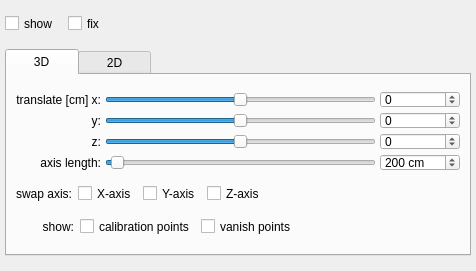
<?xml version="1.0" encoding="UTF-8"?>
<ui version="4.0">
 <class>CoordinateSystemBox</class>
 <widget class="QWidget" name="CoordinateSystemBox">
  <property name="geometry">
   <rect>
    <x>0</x>
    <y>0</y>
    <width>476</width>
    <height>271</height>
   </rect>
  </property>
  <property name="sizePolicy">
   <sizepolicy hsizetype="Expanding" vsizetype="Minimum">
    <horstretch>0</horstretch>
    <verstretch>0</verstretch>
   </sizepolicy>
  </property>
  <property name="minimumSize">
   <size>
    <width>300</width>
    <height>271</height>
   </size>
  </property>
  <property name="maximumSize">
   <size>
    <width>16777215</width>
    <height>16777215</height>
   </size>
  </property>
  <property name="focusPolicy">
   <enum>Qt::TabFocus</enum>
  </property>
  <layout class="QVBoxLayout" name="verticalLayout_14">
   <property name="leftMargin">
    <number>5</number>
   </property>
   <property name="topMargin">
    <number>5</number>
   </property>
   <property name="rightMargin">
    <number>5</number>
   </property>
   <property name="bottomMargin">
    <number>5</number>
   </property>
   <item>
    <layout class="QGridLayout" name="gridLayout_7" columnstretch="0,0,1">
     <item row="0" column="0">
      <widget class="QCheckBox" name="coordShow">
       <property name="minimumSize">
        <size>
         <width>57</width>
         <height>17</height>
        </size>
       </property>
       <property name="maximumSize">
        <size>
         <width>16777215</width>
         <height>17</height>
        </size>
       </property>
       <property name="toolTip">
        <string>Show the coordinate system.</string>
       </property>
       <property name="text">
        <string>show</string>
       </property>
      </widget>
     </item>
     <item row="0" column="1">
      <widget class="QCheckBox" name="coordFix">
       <property name="minimumSize">
        <size>
         <width>0</width>
         <height>17</height>
        </size>
       </property>
       <property name="maximumSize">
        <size>
         <width>16777215</width>
         <height>17</height>
        </size>
       </property>
       <property name="toolTip">
        <string>Fix the coordinate system</string>
       </property>
       <property name="text">
        <string>fix</string>
       </property>
      </widget>
     </item>
     <item row="0" column="2">
      <spacer name="horizontalSpacer_9">
       <property name="orientation">
        <enum>Qt::Horizontal</enum>
       </property>
       <property name="sizeHint" stdset="0">
        <size>
         <width>40</width>
         <height>20</height>
        </size>
       </property>
      </spacer>
     </item>
    </layout>
   </item>
   <item>
    <widget class="QTabWidget" name="coordTab">
     <property name="sizePolicy">
      <sizepolicy hsizetype="Expanding" vsizetype="Fixed">
       <horstretch>0</horstretch>
       <verstretch>0</verstretch>
      </sizepolicy>
     </property>
     <property name="focusPolicy">
      <enum>Qt::StrongFocus</enum>
     </property>
     <property name="layoutDirection">
      <enum>Qt::LeftToRight</enum>
     </property>
     <property name="tabPosition">
      <enum>QTabWidget::North</enum>
     </property>
     <property name="tabShape">
      <enum>QTabWidget::Rounded</enum>
     </property>
     <property name="currentIndex">
      <number>0</number>
     </property>
     <property name="elideMode">
      <enum>Qt::ElideNone</enum>
     </property>
     <property name="usesScrollButtons">
      <bool>true</bool>
     </property>
     <property name="tabsClosable">
      <bool>false</bool>
     </property>
     <widget class="QWidget" name="coordTab3D">
      <attribute name="title">
       <string>     3D     </string>
      </attribute>
      <attribute name="toolTip">
       <string>Select for 3D coordinatesystem</string>
      </attribute>
      <layout class="QVBoxLayout" name="verticalLayout_5">
       <item>
        <layout class="QGridLayout" name="gridLayout_5">
         <property name="spacing">
          <number>4</number>
         </property>
         <item row="0" column="2">
          <widget class="PSpinBox" name="coord3DTransX_spin">
           <property name="minimumSize">
            <size>
             <width>0</width>
             <height>17</height>
            </size>
           </property>
           <property name="maximumSize">
            <size>
             <width>16777215</width>
             <height>17</height>
            </size>
           </property>
           <property name="toolTip">
            <string>Translate the coordinate system in x-direction.</string>
           </property>
           <property name="minimum">
            <number>-10000</number>
           </property>
           <property name="maximum">
            <number>10000</number>
           </property>
          </widget>
         </item>
         <item row="2" column="2">
          <widget class="PSpinBox" name="coord3DTransZ_spin">
           <property name="minimumSize">
            <size>
             <width>0</width>
             <height>17</height>
            </size>
           </property>
           <property name="maximumSize">
            <size>
             <width>16777215</width>
             <height>17</height>
            </size>
           </property>
           <property name="toolTip">
            <string>2D: Rotate the coordinate system clockwise. 3D: Translate the coordinate system in z-direction.</string>
           </property>
           <property name="minimum">
            <number>-10000</number>
           </property>
           <property name="maximum">
            <number>10000</number>
           </property>
          </widget>
         </item>
         <item row="1" column="2">
          <widget class="PSpinBox" name="coord3DTransY_spin">
           <property name="minimumSize">
            <size>
             <width>0</width>
             <height>17</height>
            </size>
           </property>
           <property name="maximumSize">
            <size>
             <width>16777215</width>
             <height>17</height>
            </size>
           </property>
           <property name="toolTip">
            <string>Translate the coordinate system in y-direction.</string>
           </property>
           <property name="minimum">
            <number>-10000</number>
           </property>
           <property name="maximum">
            <number>10000</number>
           </property>
          </widget>
         </item>
         <item row="2" column="1">
          <widget class="PSlider" name="coord3DTransZ">
           <property name="minimumSize">
            <size>
             <width>0</width>
             <height>17</height>
            </size>
           </property>
           <property name="maximumSize">
            <size>
             <width>16777215</width>
             <height>17</height>
            </size>
           </property>
           <property name="toolTip">
            <string>2D: Rotate the coordinate system clockwise. 3D: Translate the coordinate system in z-direction.</string>
           </property>
           <property name="minimum">
            <number>-10000</number>
           </property>
           <property name="maximum">
            <number>10000</number>
           </property>
           <property name="pageStep">
            <number>10</number>
           </property>
           <property name="sliderPosition">
            <number>0</number>
           </property>
           <property name="orientation">
            <enum>Qt::Horizontal</enum>
           </property>
          </widget>
         </item>
         <item row="0" column="1">
          <widget class="PSlider" name="coord3DTransX">
           <property name="sizePolicy">
            <sizepolicy hsizetype="Expanding" vsizetype="Fixed">
             <horstretch>0</horstretch>
             <verstretch>0</verstretch>
            </sizepolicy>
           </property>
           <property name="minimumSize">
            <size>
             <width>50</width>
             <height>17</height>
            </size>
           </property>
           <property name="maximumSize">
            <size>
             <width>16777215</width>
             <height>17</height>
            </size>
           </property>
           <property name="toolTip">
            <string>Translate the coordinate system in x-direction.</string>
           </property>
           <property name="minimum">
            <number>-10000</number>
           </property>
           <property name="maximum">
            <number>10000</number>
           </property>
           <property name="pageStep">
            <number>10</number>
           </property>
           <property name="value">
            <number>0</number>
           </property>
           <property name="sliderPosition">
            <number>0</number>
           </property>
           <property name="orientation">
            <enum>Qt::Horizontal</enum>
           </property>
          </widget>
         </item>
         <item row="1" column="1">
          <widget class="PSlider" name="coord3DTransY">
           <property name="minimumSize">
            <size>
             <width>0</width>
             <height>17</height>
            </size>
           </property>
           <property name="maximumSize">
            <size>
             <width>16777215</width>
             <height>17</height>
            </size>
           </property>
           <property name="toolTip">
            <string>Translate the coordinate system in y-direction.</string>
           </property>
           <property name="minimum">
            <number>-10000</number>
           </property>
           <property name="maximum">
            <number>10000</number>
           </property>
           <property name="value">
            <number>0</number>
           </property>
           <property name="sliderPosition">
            <number>0</number>
           </property>
           <property name="orientation">
            <enum>Qt::Horizontal</enum>
           </property>
          </widget>
         </item>
         <item row="2" column="0">
          <widget class="QLabel" name="label_57">
           <property name="toolTip">
            <string>2D: Rotate the coordinate system clockwise. 3D: Translate the coordinate system in z-direction.</string>
           </property>
           <property name="text">
            <string>z:</string>
           </property>
           <property name="alignment">
            <set>Qt::AlignRight|Qt::AlignTrailing|Qt::AlignVCenter</set>
           </property>
          </widget>
         </item>
         <item row="3" column="0">
          <widget class="QLabel" name="label_56">
           <property name="toolTip">
            <string>Scale the coordinate system.</string>
           </property>
           <property name="text">
            <string>axis length:</string>
           </property>
           <property name="alignment">
            <set>Qt::AlignRight|Qt::AlignTrailing|Qt::AlignVCenter</set>
           </property>
          </widget>
         </item>
         <item row="1" column="0">
          <widget class="QLabel" name="label_55">
           <property name="toolTip">
            <string>Translate the coordinate system in y-direction.</string>
           </property>
           <property name="text">
            <string>y:</string>
           </property>
           <property name="alignment">
            <set>Qt::AlignRight|Qt::AlignTrailing|Qt::AlignVCenter</set>
           </property>
          </widget>
         </item>
         <item row="0" column="0">
          <widget class="QLabel" name="label_54">
           <property name="toolTip">
            <string>Translate the coordinate system in x-direction.</string>
           </property>
           <property name="text">
            <string>translate [cm] x:</string>
           </property>
           <property name="alignment">
            <set>Qt::AlignRight|Qt::AlignTrailing|Qt::AlignVCenter</set>
           </property>
          </widget>
         </item>
         <item row="3" column="2">
          <widget class="PSpinBox" name="coord3DAxeLen_spin">
           <property name="minimumSize">
            <size>
             <width>0</width>
             <height>17</height>
            </size>
           </property>
           <property name="maximumSize">
            <size>
             <width>16777215</width>
             <height>17</height>
            </size>
           </property>
           <property name="toolTip">
            <string>Scale the coordinate system.</string>
           </property>
           <property name="suffix">
            <string> cm</string>
           </property>
           <property name="minimum">
            <number>1</number>
           </property>
           <property name="maximum">
            <number>10000</number>
           </property>
           <property name="value">
            <number>200</number>
           </property>
          </widget>
         </item>
         <item row="3" column="1">
          <widget class="PSlider" name="coord3DAxeLen">
           <property name="minimumSize">
            <size>
             <width>0</width>
             <height>17</height>
            </size>
           </property>
           <property name="maximumSize">
            <size>
             <width>16777215</width>
             <height>17</height>
            </size>
           </property>
           <property name="toolTip">
            <string>Scale the coordinate system.</string>
           </property>
           <property name="minimum">
            <number>1</number>
           </property>
           <property name="maximum">
            <number>10000</number>
           </property>
           <property name="value">
            <number>200</number>
           </property>
           <property name="sliderPosition">
            <number>200</number>
           </property>
           <property name="orientation">
            <enum>Qt::Horizontal</enum>
           </property>
          </widget>
         </item>
        </layout>
       </item>
       <item>
        <layout class="QHBoxLayout" name="horizontalLayout_6">
         <item>
          <widget class="QLabel" name="label_60">
           <property name="toolTip">
            <string>Translate the coordinate system in x-direction.</string>
           </property>
           <property name="text">
            <string>swap axis:</string>
           </property>
           <property name="alignment">
            <set>Qt::AlignRight|Qt::AlignTrailing|Qt::AlignVCenter</set>
           </property>
          </widget>
         </item>
         <item>
          <widget class="QCheckBox" name="coord3DSwapX">
           <property name="minimumSize">
            <size>
             <width>0</width>
             <height>17</height>
            </size>
           </property>
           <property name="maximumSize">
            <size>
             <width>16777215</width>
             <height>17</height>
            </size>
           </property>
           <property name="text">
            <string>X-axis</string>
           </property>
          </widget>
         </item>
         <item>
          <widget class="QCheckBox" name="coord3DSwapY">
           <property name="minimumSize">
            <size>
             <width>0</width>
             <height>17</height>
            </size>
           </property>
           <property name="maximumSize">
            <size>
             <width>16777215</width>
             <height>17</height>
            </size>
           </property>
           <property name="text">
            <string>Y-axis</string>
           </property>
          </widget>
         </item>
         <item>
          <widget class="QCheckBox" name="coord3DSwapZ">
           <property name="minimumSize">
            <size>
             <width>0</width>
             <height>17</height>
            </size>
           </property>
           <property name="maximumSize">
            <size>
             <width>16777215</width>
             <height>17</height>
            </size>
           </property>
           <property name="text">
            <string>Z-axis</string>
           </property>
          </widget>
         </item>
         <item>
          <spacer name="horizontalSpacer_5">
           <property name="orientation">
            <enum>Qt::Horizontal</enum>
           </property>
           <property name="sizeHint" stdset="0">
            <size>
             <width>40</width>
             <height>20</height>
            </size>
           </property>
          </spacer>
         </item>
        </layout>
       </item>
       <item>
        <layout class="QHBoxLayout" name="horizontalLayout_7">
         <item>
          <widget class="QLabel" name="label_61">
           <property name="toolTip">
            <string>Translate the coordinate system in x-direction.</string>
           </property>
           <property name="text">
            <string>        show:</string>
           </property>
           <property name="alignment">
            <set>Qt::AlignRight|Qt::AlignTrailing|Qt::AlignVCenter</set>
           </property>
          </widget>
         </item>
         <item>
          <widget class="QCheckBox" name="extCalibPointsShow">
           <property name="minimumSize">
            <size>
             <width>0</width>
             <height>17</height>
            </size>
           </property>
           <property name="maximumSize">
            <size>
             <width>16777215</width>
             <height>17</height>
            </size>
           </property>
           <property name="text">
            <string>calibration points</string>
           </property>
          </widget>
         </item>
         <item>
          <widget class="QCheckBox" name="extVanishPointsShow">
           <property name="minimumSize">
            <size>
             <width>0</width>
             <height>17</height>
            </size>
           </property>
           <property name="maximumSize">
            <size>
             <width>16777215</width>
             <height>17</height>
            </size>
           </property>
           <property name="text">
            <string>vanish points</string>
           </property>
          </widget>
         </item>
         <item>
          <spacer name="horizontalSpacer_6">
           <property name="orientation">
            <enum>Qt::Horizontal</enum>
           </property>
           <property name="sizeHint" stdset="0">
            <size>
             <width>40</width>
             <height>20</height>
            </size>
           </property>
          </spacer>
         </item>
        </layout>
       </item>
      </layout>
     </widget>
     <widget class="QWidget" name="coordTab2D">
      <attribute name="title">
       <string>     2D     </string>
      </attribute>
      <attribute name="toolTip">
       <string>Select for 2D coordinatesystem</string>
      </attribute>
      <layout class="QVBoxLayout" name="verticalLayout_4">
       <item>
        <layout class="QGridLayout" name="_2">
         <property name="leftMargin">
          <number>0</number>
         </property>
         <property name="topMargin">
          <number>0</number>
         </property>
         <property name="rightMargin">
          <number>0</number>
         </property>
         <property name="bottomMargin">
          <number>0</number>
         </property>
         <property name="spacing">
          <number>4</number>
         </property>
         <item row="1" column="2">
          <widget class="PSpinBox" name="coordTransX_spin">
           <property name="minimumSize">
            <size>
             <width>0</width>
             <height>18</height>
            </size>
           </property>
           <property name="maximumSize">
            <size>
             <width>16777215</width>
             <height>18</height>
            </size>
           </property>
           <property name="toolTip">
            <string>Translate the coordinate system in x-direction.</string>
           </property>
           <property name="minimum">
            <number>0</number>
           </property>
           <property name="maximum">
            <number>10000</number>
           </property>
          </widget>
         </item>
         <item row="1" column="0">
          <widget class="QLabel" name="label_34">
           <property name="toolTip">
            <string>Translate the coordinate system in x-direction.</string>
           </property>
           <property name="text">
            <string>translate x:</string>
           </property>
           <property name="alignment">
            <set>Qt::AlignRight|Qt::AlignTrailing|Qt::AlignVCenter</set>
           </property>
          </widget>
         </item>
         <item row="1" column="1">
          <widget class="PSlider" name="coordTransX">
           <property name="minimumSize">
            <size>
             <width>0</width>
             <height>17</height>
            </size>
           </property>
           <property name="maximumSize">
            <size>
             <width>16777215</width>
             <height>17</height>
            </size>
           </property>
           <property name="toolTip">
            <string>Translate the coordinate system in x-direction.</string>
           </property>
           <property name="minimum">
            <number>0</number>
           </property>
           <property name="maximum">
            <number>10000</number>
           </property>
           <property name="pageStep">
            <number>10</number>
           </property>
           <property name="value">
            <number>0</number>
           </property>
           <property name="sliderPosition">
            <number>0</number>
           </property>
           <property name="orientation">
            <enum>Qt::Horizontal</enum>
           </property>
          </widget>
         </item>
         <item row="2" column="0">
          <widget class="QLabel" name="label_32">
           <property name="toolTip">
            <string>Translate the coordinate system in y-direction.</string>
           </property>
           <property name="text">
            <string>y:</string>
           </property>
           <property name="alignment">
            <set>Qt::AlignRight|Qt::AlignTrailing|Qt::AlignVCenter</set>
           </property>
          </widget>
         </item>
         <item row="2" column="1">
          <widget class="PSlider" name="coordTransY">
           <property name="minimumSize">
            <size>
             <width>0</width>
             <height>17</height>
            </size>
           </property>
           <property name="maximumSize">
            <size>
             <width>16777215</width>
             <height>17</height>
            </size>
           </property>
           <property name="toolTip">
            <string>Translate the coordinate system in y-direction.</string>
           </property>
           <property name="minimum">
            <number>0</number>
           </property>
           <property name="maximum">
            <number>10000</number>
           </property>
           <property name="value">
            <number>0</number>
           </property>
           <property name="sliderPosition">
            <number>0</number>
           </property>
           <property name="orientation">
            <enum>Qt::Horizontal</enum>
           </property>
          </widget>
         </item>
         <item row="4" column="0">
          <widget class="QLabel" name="label_33">
           <property name="toolTip">
            <string>Scale the coordinate system.</string>
           </property>
           <property name="text">
            <string>scale:</string>
           </property>
           <property name="alignment">
            <set>Qt::AlignRight|Qt::AlignTrailing|Qt::AlignVCenter</set>
           </property>
          </widget>
         </item>
         <item row="4" column="1">
          <widget class="PSlider" name="coordScale">
           <property name="minimumSize">
            <size>
             <width>0</width>
             <height>17</height>
            </size>
           </property>
           <property name="maximumSize">
            <size>
             <width>16777215</width>
             <height>17</height>
            </size>
           </property>
           <property name="toolTip">
            <string>Scale the coordinate system.</string>
           </property>
           <property name="minimum">
            <number>1</number>
           </property>
           <property name="maximum">
            <number>100000</number>
           </property>
           <property name="value">
            <number>100</number>
           </property>
           <property name="sliderPosition">
            <number>100</number>
           </property>
           <property name="orientation">
            <enum>Qt::Horizontal</enum>
           </property>
          </widget>
         </item>
         <item row="2" column="2">
          <widget class="PSpinBox" name="coordTransY_spin">
           <property name="minimumSize">
            <size>
             <width>0</width>
             <height>18</height>
            </size>
           </property>
           <property name="maximumSize">
            <size>
             <width>16777215</width>
             <height>18</height>
            </size>
           </property>
           <property name="toolTip">
            <string>Translate the coordinate system in y-direction.</string>
           </property>
           <property name="minimum">
            <number>0</number>
           </property>
           <property name="maximum">
            <number>10000</number>
           </property>
          </widget>
         </item>
         <item row="4" column="2">
          <widget class="PSpinBox" name="coordScale_spin">
           <property name="minimumSize">
            <size>
             <width>0</width>
             <height>18</height>
            </size>
           </property>
           <property name="maximumSize">
            <size>
             <width>16777215</width>
             <height>18</height>
            </size>
           </property>
           <property name="toolTip">
            <string>Scale the coordinate system.</string>
           </property>
           <property name="minimum">
            <number>1</number>
           </property>
           <property name="maximum">
            <number>100000</number>
           </property>
           <property name="value">
            <number>100</number>
           </property>
          </widget>
         </item>
         <item row="3" column="0">
          <widget class="QLabel" name="label_35">
           <property name="toolTip">
            <string>2D: Rotate the coordinate system clockwise. 3D: Translate the coordinate system in z-direction.</string>
           </property>
           <property name="text">
            <string>rotate:</string>
           </property>
           <property name="alignment">
            <set>Qt::AlignRight|Qt::AlignTrailing|Qt::AlignVCenter</set>
           </property>
          </widget>
         </item>
         <item row="3" column="1">
          <widget class="PSlider" name="coordRotate">
           <property name="sizePolicy">
            <sizepolicy hsizetype="Expanding" vsizetype="Fixed">
             <horstretch>0</horstretch>
             <verstretch>0</verstretch>
            </sizepolicy>
           </property>
           <property name="minimumSize">
            <size>
             <width>100</width>
             <height>17</height>
            </size>
           </property>
           <property name="maximumSize">
            <size>
             <width>16777215</width>
             <height>17</height>
            </size>
           </property>
           <property name="toolTip">
            <string>2D: Rotate the coordinate system clockwise. 3D: Translate the coordinate system in z-direction.</string>
           </property>
           <property name="minimum">
            <number>0</number>
           </property>
           <property name="maximum">
            <number>3600</number>
           </property>
           <property name="sliderPosition">
            <number>0</number>
           </property>
           <property name="orientation">
            <enum>Qt::Horizontal</enum>
           </property>
          </widget>
         </item>
         <item row="3" column="2">
          <widget class="PSpinBox" name="coordRotate_spin">
           <property name="minimumSize">
            <size>
             <width>0</width>
             <height>18</height>
            </size>
           </property>
           <property name="maximumSize">
            <size>
             <width>16777215</width>
             <height>18</height>
            </size>
           </property>
           <property name="toolTip">
            <string>2D: Rotate the coordinate system clockwise. 3D: Translate the coordinate system in z-direction.</string>
           </property>
           <property name="minimum">
            <number>0</number>
           </property>
           <property name="maximum">
            <number>3600</number>
           </property>
          </widget>
         </item>
        </layout>
       </item>
       <item>
        <layout class="QGridLayout" name="_3">
         <property name="leftMargin">
          <number>0</number>
         </property>
         <property name="topMargin">
          <number>0</number>
         </property>
         <property name="rightMargin">
          <number>0</number>
         </property>
         <property name="bottomMargin">
          <number>0</number>
         </property>
         <property name="spacing">
          <number>6</number>
         </property>
         <item row="0" column="0">
          <widget class="QLabel" name="label_14">
           <property name="text">
            <string>camera altitude [cm]:</string>
           </property>
          </widget>
         </item>
         <item row="0" column="1">
          <widget class="PDoubleSpinBox" name="coordAltitude">
           <property name="sizePolicy">
            <sizepolicy hsizetype="Fixed" vsizetype="Fixed">
             <horstretch>0</horstretch>
             <verstretch>0</verstretch>
            </sizepolicy>
           </property>
           <property name="minimumSize">
            <size>
             <width>0</width>
             <height>18</height>
            </size>
           </property>
           <property name="maximumSize">
            <size>
             <width>16777215</width>
             <height>18</height>
            </size>
           </property>
           <property name="alignment">
            <set>Qt::AlignRight</set>
           </property>
           <property name="suffix">
            <string/>
           </property>
           <property name="decimals">
            <number>1</number>
           </property>
           <property name="minimum">
            <double>0.100000000000000</double>
           </property>
           <property name="maximum">
            <double>9999.000000000000000</double>
           </property>
           <property name="value">
            <double>535.000000000000000</double>
           </property>
          </widget>
         </item>
         <item row="0" column="2">
          <widget class="QLabel" name="coordAltitudeMeasured">
           <property name="minimumSize">
            <size>
             <width>90</width>
             <height>0</height>
            </size>
           </property>
           <property name="text">
            <string>(measured: 535.0)</string>
           </property>
          </widget>
         </item>
         <item row="0" column="3">
          <spacer name="horizontalSpacer_8">
           <property name="orientation">
            <enum>Qt::Horizontal</enum>
           </property>
           <property name="sizeHint" stdset="0">
            <size>
             <width>40</width>
             <height>20</height>
            </size>
           </property>
          </spacer>
         </item>
        </layout>
       </item>
       <item>
        <layout class="QGridLayout" name="_4">
         <property name="leftMargin">
          <number>0</number>
         </property>
         <property name="topMargin">
          <number>0</number>
         </property>
         <property name="rightMargin">
          <number>0</number>
         </property>
         <property name="bottomMargin">
          <number>0</number>
         </property>
         <property name="spacing">
          <number>6</number>
         </property>
         <item row="0" column="0">
          <widget class="QLabel" name="label_37">
           <property name="minimumSize">
            <size>
             <width>57</width>
             <height>0</height>
            </size>
           </property>
           <property name="text">
            <string>unit [cm]:</string>
           </property>
          </widget>
         </item>
         <item row="0" column="1">
          <widget class="PDoubleSpinBox" name="coordUnit">
           <property name="minimumSize">
            <size>
             <width>0</width>
             <height>18</height>
            </size>
           </property>
           <property name="maximumSize">
            <size>
             <width>16777215</width>
             <height>18</height>
            </size>
           </property>
           <property name="alignment">
            <set>Qt::AlignRight</set>
           </property>
           <property name="suffix">
            <string/>
           </property>
           <property name="decimals">
            <number>0</number>
           </property>
           <property name="minimum">
            <double>1.000000000000000</double>
           </property>
           <property name="maximum">
            <double>9999.000000000000000</double>
           </property>
           <property name="singleStep">
            <double>1.000000000000000</double>
           </property>
           <property name="value">
            <double>100.000000000000000</double>
           </property>
          </widget>
         </item>
         <item row="0" column="2">
          <spacer>
           <property name="orientation">
            <enum>Qt::Horizontal</enum>
           </property>
           <property name="sizeHint" stdset="0">
            <size>
             <width>40</width>
             <height>20</height>
            </size>
           </property>
          </spacer>
         </item>
        </layout>
       </item>
       <item>
        <widget class="QCheckBox" name="coordUseIntrinsic">
         <property name="minimumSize">
          <size>
           <width>0</width>
           <height>17</height>
          </size>
         </property>
         <property name="maximumSize">
          <size>
           <width>16777215</width>
           <height>17</height>
          </size>
         </property>
         <property name="text">
          <string>use intrinsic center for calculating real position</string>
         </property>
        </widget>
       </item>
      </layout>
     </widget>
    </widget>
   </item>
  </layout>
 </widget>
 <customwidgets>
  <customwidget>
   <class>PSpinBox</class>
   <extends>QSpinBox</extends>
   <header>pspinbox.h</header>
  </customwidget>
  <customwidget>
   <class>PSlider</class>
   <extends>QSlider</extends>
   <header>pSlider.h</header>
  </customwidget>
  <customwidget>
   <class>PDoubleSpinBox</class>
   <extends>QDoubleSpinBox</extends>
   <header>pdoublespinbox.h</header>
  </customwidget>
 </customwidgets>
 <tabstops>
  <tabstop>coordShow</tabstop>
  <tabstop>coordFix</tabstop>
  <tabstop>coordTab</tabstop>
  <tabstop>coord3DTransX_spin</tabstop>
  <tabstop>coord3DTransY_spin</tabstop>
  <tabstop>coord3DTransZ_spin</tabstop>
  <tabstop>coord3DAxeLen_spin</tabstop>
  <tabstop>coord3DSwapX</tabstop>
  <tabstop>coord3DSwapY</tabstop>
  <tabstop>coord3DSwapZ</tabstop>
  <tabstop>extCalibPointsShow</tabstop>
  <tabstop>extVanishPointsShow</tabstop>
  <tabstop>coordTransX_spin</tabstop>
  <tabstop>coordTransY_spin</tabstop>
  <tabstop>coordScale_spin</tabstop>
  <tabstop>coordRotate_spin</tabstop>
  <tabstop>coordAltitude</tabstop>
  <tabstop>coordUnit</tabstop>
  <tabstop>coordUseIntrinsic</tabstop>
 </tabstops>
 <resources/>
 <connections>
  <connection>
   <sender>coord3DTransX_spin</sender>
   <signal>valueChanged(int)</signal>
   <receiver>coord3DTransX</receiver>
   <slot>setValue(int)</slot>
   <hints>
    <hint type="sourcelabel">
     <x>394</x>
     <y>91</y>
    </hint>
    <hint type="destinationlabel">
     <x>345</x>
     <y>91</y>
    </hint>
   </hints>
  </connection>
  <connection>
   <sender>coord3DTransX</sender>
   <signal>valueChanged(int)</signal>
   <receiver>coord3DTransX_spin</receiver>
   <slot>setValue(int)</slot>
   <hints>
    <hint type="sourcelabel">
     <x>259</x>
     <y>93</y>
    </hint>
    <hint type="destinationlabel">
     <x>423</x>
     <y>95</y>
    </hint>
   </hints>
  </connection>
  <connection>
   <sender>coord3DTransY</sender>
   <signal>valueChanged(int)</signal>
   <receiver>coord3DTransY_spin</receiver>
   <slot>setValue(int)</slot>
   <hints>
    <hint type="sourcelabel">
     <x>320</x>
     <y>117</y>
    </hint>
    <hint type="destinationlabel">
     <x>411</x>
     <y>120</y>
    </hint>
   </hints>
  </connection>
  <connection>
   <sender>coord3DTransY_spin</sender>
   <signal>valueChanged(int)</signal>
   <receiver>coord3DTransY</receiver>
   <slot>setValue(int)</slot>
   <hints>
    <hint type="sourcelabel">
     <x>400</x>
     <y>116</y>
    </hint>
    <hint type="destinationlabel">
     <x>343</x>
     <y>116</y>
    </hint>
   </hints>
  </connection>
  <connection>
   <sender>coord3DTransZ</sender>
   <signal>valueChanged(int)</signal>
   <receiver>coord3DTransZ_spin</receiver>
   <slot>setValue(int)</slot>
   <hints>
    <hint type="sourcelabel">
     <x>342</x>
     <y>134</y>
    </hint>
    <hint type="destinationlabel">
     <x>405</x>
     <y>139</y>
    </hint>
   </hints>
  </connection>
  <connection>
   <sender>coord3DTransZ_spin</sender>
   <signal>valueChanged(int)</signal>
   <receiver>coord3DTransZ</receiver>
   <slot>setValue(int)</slot>
   <hints>
    <hint type="sourcelabel">
     <x>396</x>
     <y>139</y>
    </hint>
    <hint type="destinationlabel">
     <x>373</x>
     <y>139</y>
    </hint>
   </hints>
  </connection>
  <connection>
   <sender>coord3DAxeLen</sender>
   <signal>valueChanged(int)</signal>
   <receiver>coord3DAxeLen_spin</receiver>
   <slot>setValue(int)</slot>
   <hints>
    <hint type="sourcelabel">
     <x>343</x>
     <y>156</y>
    </hint>
    <hint type="destinationlabel">
     <x>402</x>
     <y>155</y>
    </hint>
   </hints>
  </connection>
  <connection>
   <sender>coord3DAxeLen_spin</sender>
   <signal>valueChanged(int)</signal>
   <receiver>coord3DAxeLen</receiver>
   <slot>setValue(int)</slot>
   <hints>
    <hint type="sourcelabel">
     <x>405</x>
     <y>159</y>
    </hint>
    <hint type="destinationlabel">
     <x>353</x>
     <y>160</y>
    </hint>
   </hints>
  </connection>
  <connection>
   <sender>coordTransX</sender>
   <signal>valueChanged(int)</signal>
   <receiver>coordTransX_spin</receiver>
   <slot>setValue(int)</slot>
   <hints>
    <hint type="sourcelabel">
     <x>370</x>
     <y>88</y>
    </hint>
    <hint type="destinationlabel">
     <x>424</x>
     <y>93</y>
    </hint>
   </hints>
  </connection>
  <connection>
   <sender>coordTransX_spin</sender>
   <signal>valueChanged(int)</signal>
   <receiver>coordTransX</receiver>
   <slot>setValue(int)</slot>
   <hints>
    <hint type="sourcelabel">
     <x>413</x>
     <y>97</y>
    </hint>
    <hint type="destinationlabel">
     <x>380</x>
     <y>97</y>
    </hint>
   </hints>
  </connection>
  <connection>
   <sender>coordTransY</sender>
   <signal>valueChanged(int)</signal>
   <receiver>coordTransY_spin</receiver>
   <slot>setValue(int)</slot>
   <hints>
    <hint type="sourcelabel">
     <x>351</x>
     <y>116</y>
    </hint>
    <hint type="destinationlabel">
     <x>410</x>
     <y>117</y>
    </hint>
   </hints>
  </connection>
  <connection>
   <sender>coordTransY_spin</sender>
   <signal>valueChanged(int)</signal>
   <receiver>coordTransY</receiver>
   <slot>setValue(int)</slot>
   <hints>
    <hint type="sourcelabel">
     <x>418</x>
     <y>114</y>
    </hint>
    <hint type="destinationlabel">
     <x>362</x>
     <y>113</y>
    </hint>
   </hints>
  </connection>
  <connection>
   <sender>coordRotate</sender>
   <signal>valueChanged(int)</signal>
   <receiver>coordRotate_spin</receiver>
   <slot>setValue(int)</slot>
   <hints>
    <hint type="sourcelabel">
     <x>338</x>
     <y>140</y>
    </hint>
    <hint type="destinationlabel">
     <x>411</x>
     <y>145</y>
    </hint>
   </hints>
  </connection>
  <connection>
   <sender>coordRotate_spin</sender>
   <signal>valueChanged(int)</signal>
   <receiver>coordRotate</receiver>
   <slot>setValue(int)</slot>
   <hints>
    <hint type="sourcelabel">
     <x>403</x>
     <y>134</y>
    </hint>
    <hint type="destinationlabel">
     <x>371</x>
     <y>134</y>
    </hint>
   </hints>
  </connection>
  <connection>
   <sender>coordScale</sender>
   <signal>valueChanged(int)</signal>
   <receiver>coordScale_spin</receiver>
   <slot>setValue(int)</slot>
   <hints>
    <hint type="sourcelabel">
     <x>359</x>
     <y>160</y>
    </hint>
    <hint type="destinationlabel">
     <x>399</x>
     <y>160</y>
    </hint>
   </hints>
  </connection>
  <connection>
   <sender>coordScale_spin</sender>
   <signal>valueChanged(int)</signal>
   <receiver>coordScale</receiver>
   <slot>setValue(int)</slot>
   <hints>
    <hint type="sourcelabel">
     <x>421</x>
     <y>166</y>
    </hint>
    <hint type="destinationlabel">
     <x>377</x>
     <y>166</y>
    </hint>
   </hints>
  </connection>
 </connections>
</ui>
